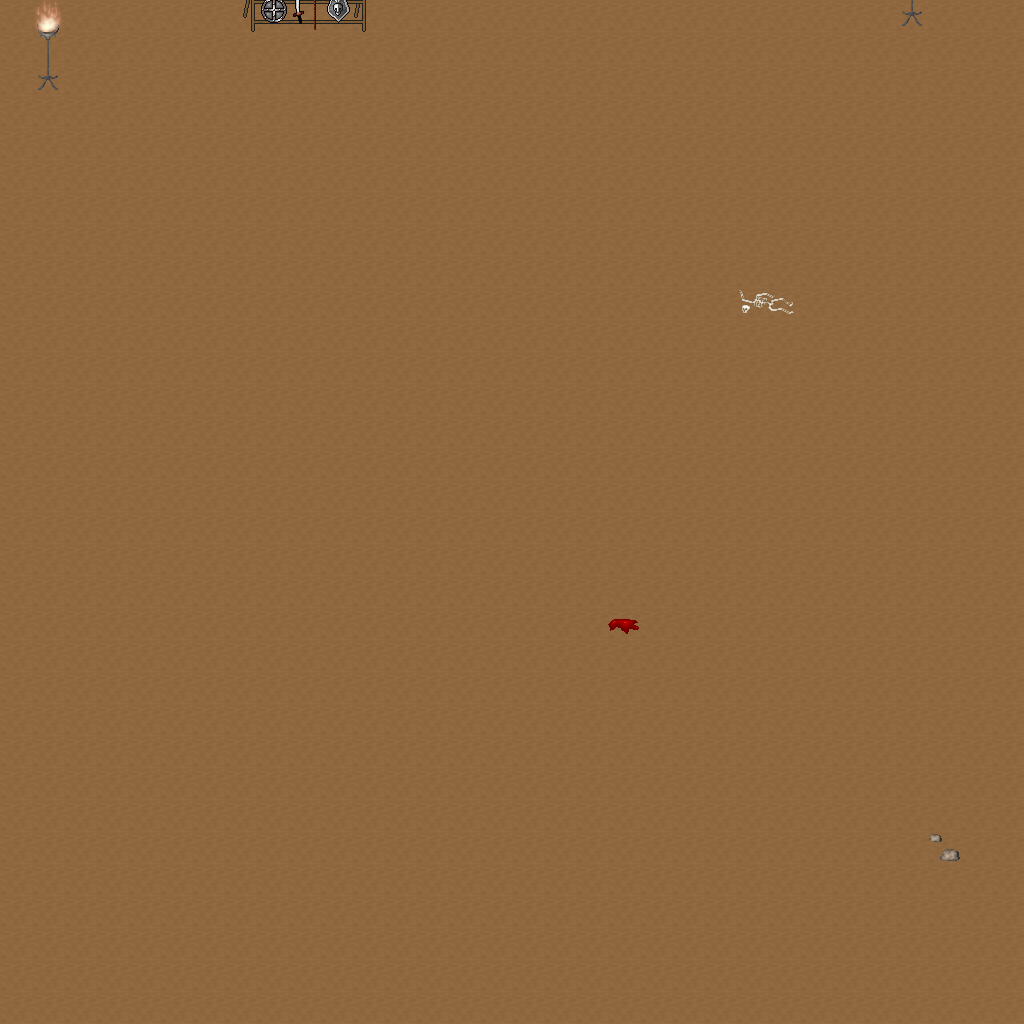

Rendered tile map (Tiled .tmx) drawn with the repository's tilesets; below, a short description and the map source with its tile grids summarised:
An orthogonal 32x32 tile map with 32x32 px tiles, 5 tile layers (Ground, Objects, Objects2, Above, ...), 1 hidden layer not drawn, 31 tilesets.

<map version="1.10" tiledversion="1.11.0" orientation="orthogonal" renderorder="right-down" width="32" height="32" tilewidth="32" tileheight="32" infinite="0" nextlayerid="11" nextobjectid="1">
 <tileset firstgid="1" name="ground_ground" tilewidth="32" tileheight="32" tilecount="33" columns="3">
  <image source="../drawable/ground_ground.png" width="96" height="352" />
 </tileset>
 <tileset firstgid="34" name="ground_ridge_earth_dark" tilewidth="32" tileheight="32" tilecount="96" columns="12">
  <image source="../drawable/ground_ridge_earth_dark.png" width="384" height="256" />
 </tileset>
 <tileset firstgid="130" name="furniture_light_iron_lamp" tilewidth="32" tileheight="32" tilecount="3" columns="1">
  <image source="../drawable/furniture_light_iron_lamp.png" width="32" height="96" />
 </tileset>
 <tileset firstgid="133" name="furniture_light_dark_torch" tilewidth="32" tileheight="32" tilecount="8" columns="2">
  <image source="../drawable/furniture_light_dark_torch.png" width="64" height="128" />
 </tileset>
 <tileset firstgid="141" name="furniture_light_flames" tilewidth="32" tileheight="32" tilecount="6" columns="6">
  <image source="../drawable/furniture_light_flames.png" width="192" height="32" />
 </tileset>
 <tileset firstgid="147" name="item_corpse_skeleton" tilewidth="32" tileheight="32" tilecount="4" columns="2">
  <image source="../drawable/item_corpse_skeleton.png" width="64" height="64" />
 </tileset>
 <tileset firstgid="151" name="item_blood_floor_stains_2" tilewidth="32" tileheight="32" tilecount="4" columns="2">
  <image source="../drawable/item_blood_floor_stains_2.png" width="64" height="64" />
 </tileset>
 <tileset firstgid="155" name="item_chest_large" tilewidth="32" tileheight="32" tilecount="8" columns="4">
  <image source="../drawable/item_chest_large.png" width="128" height="64" />
 </tileset>
 <tileset firstgid="163" name="item_armor_sword_rack" tilewidth="32" tileheight="32" tilecount="4" columns="2">
  <image source="../drawable/item_armor_sword_rack.png" width="64" height="64" />
 </tileset>
 <tileset firstgid="167" name="item_armor_weapons_rack" tilewidth="32" tileheight="32" tilecount="18" columns="9">
  <image source="../drawable/item_armor_weapons_rack.png" width="288" height="64" />
 </tileset>
 <tileset firstgid="185" name="item_pot_barrel_tall" tilewidth="32" tileheight="32" tilecount="2" columns="1">
  <image source="../drawable/item_pot_barrel_tall.png" width="32" height="64" />
 </tileset>
 <tileset firstgid="187" name="item_pot_pot_tall" tilewidth="32" tileheight="32" tilecount="2" columns="1">
  <image source="../drawable/item_pot_pot_tall.png" width="32" height="64" />
 </tileset>
 <tileset firstgid="189" name="ground_rock_pebbles" tilewidth="32" tileheight="32" tilecount="3" columns="1">
  <image source="../drawable/ground_rock_pebbles.png" width="32" height="96" />
 </tileset>
 <tileset firstgid="192" name="item_corpse_skull_dark" tilewidth="32" tileheight="32" tilecount="2" columns="2">
  <image source="../drawable/item_corpse_skull_dark.png" width="64" height="32" />
 </tileset>
 <tileset firstgid="194" name="ground_ladder_horizontal_dark" tilewidth="32" tileheight="32" tilecount="3" columns="1">
  <image source="../drawable/ground_ladder_horizontal_dark.png" width="32" height="96" />
 </tileset>
 <tileset firstgid="197" name="ground_fire_fire" tilewidth="32" tileheight="32" tilecount="27" columns="3">
  <image source="../drawable/ground_fire_fire.png" width="96" height="288" />
 </tileset>
 <tileset firstgid="224" name="ground_cobbled_paving" tilewidth="32" tileheight="32" tilecount="1" columns="1">
  <image source="../drawable/ground_cobbled_paving.png" width="32" height="32" />
 </tileset>
 <tileset firstgid="225" name="plant_stump_int_small_stump" tilewidth="32" tileheight="32" tilecount="1" columns="1">
  <image source="../drawable/plant_stump_int_small_stump.png" width="32" height="32" />
 </tileset>
 <tileset firstgid="226" name="furniture_table_tree_stump_table" tilewidth="32" tileheight="32" tilecount="4" columns="2">
  <image source="../drawable/furniture_table_tree_stump_table.png" width="64" height="64" />
 </tileset>
 <tileset firstgid="230" name="logic_collision" tilewidth="32" tileheight="32" tilecount="1" columns="1">
  <image source="../drawable/logic_collision.png" width="32" height="32" />
 </tileset>
 <tileset firstgid="231" name="ground_ladder_vertical_dark" tilewidth="32" tileheight="32" tilecount="3" columns="3">
  <image source="../drawable/ground_ladder_vertical_dark.png" width="96" height="32" />
 </tileset>
 <tileset firstgid="234" name="logic_creature_animal" tilewidth="32" tileheight="32" tilecount="32" columns="8">
  <image source="../drawable/logic_creature_animal.png" width="256" height="128" />
 </tileset>
 <tileset firstgid="266" name="logic_creature_human_barbarian" tilewidth="32" tileheight="32" tilecount="7" columns="7">
  <image source="../drawable/logic_creature_human_barbarian.png" width="224" height="32" />
 </tileset>
 <tileset firstgid="273" name="ground_ladder_steps" tilewidth="32" tileheight="32" tilecount="6" columns="3">
  <image source="../drawable/ground_ladder_steps.png" width="96" height="64" />
 </tileset>
 <tileset firstgid="279" name="logic_portal" tilewidth="32" tileheight="32" tilecount="24" columns="8">
  <image source="../drawable/logic_portal.png" width="256" height="96" />
 </tileset>
 <tileset firstgid="303" name="ground_earth_edges_yellowgreen" tilewidth="32" tileheight="32" tilecount="15" columns="5">
  <image source="../drawable/ground_earth_edges_yellowgreen.png" width="160" height="96" />
 </tileset>
 <tileset firstgid="318" name="plant_grasses" tilewidth="32" tileheight="32" tilecount="6" columns="3">
  <image source="../drawable/plant_grasses.png" width="96" height="64" />
 </tileset>
 <tileset firstgid="324" name="light_yellow_light_5x5" tilewidth="32" tileheight="32" tilecount="25" columns="5">
  <image source="../drawable/light_yellow_light_5x5.png" width="160" height="160" />
 </tileset>
 <tileset firstgid="349" name="light_dim_yellow_light_7x5" tilewidth="32" tileheight="32" tilecount="35" columns="7">
  <image source="../drawable/light_dim_yellow_light_7x5.png" width="224" height="160" />
 </tileset>
 <tileset firstgid="384" name="item_firewood" tilewidth="32" tileheight="32" tilecount="12" columns="3">
  <image source="../drawable/item_firewood.png" width="96" height="128" />
 </tileset>
 <tileset firstgid="396" name="logic_creature_insect" tilewidth="32" tileheight="32" tilecount="5" columns="5">
  <image source="../drawable/logic_creature_insect.png" width="160" height="32" />
 </tileset>
 <layer id="1" name="Ground" width="32" height="32">
  <data>[1024 cells, 1024 non-empty, 1 distinct tile ids]</data>
 </layer>
 <layer id="2" name="Objects" width="32" height="32">
  <data>[1024 cells, 6 non-empty, 5 distinct tile ids]</data>
 </layer>
 <layer id="3" name="Objects2" width="32" height="32">
  <data>[1024 cells, 5 non-empty, 5 distinct tile ids]</data>
 </layer>
 <layer id="4" name="Above" width="32" height="32">
  <data>[1024 cells, 2 non-empty, 2 distinct tile ids]</data>
 </layer>
 <layer id="5" name="Above2" width="32" height="32">
  <data>[1024 cells, 1 non-empty, 1 distinct tile ids]</data>
 </layer>
 <layer id="6" name="Walkable" width="32" height="32" visible="0">
  <data>[1024 cells, 7 non-empty, 1 distinct tile ids]</data>
 </layer>
 <objectgroup id="7" name="Mapevents" />
 <objectgroup id="8" name="Spawn" />
 <objectgroup id="9" name="Keys" />
 <objectgroup id="10" name="Replace" />
</map>
